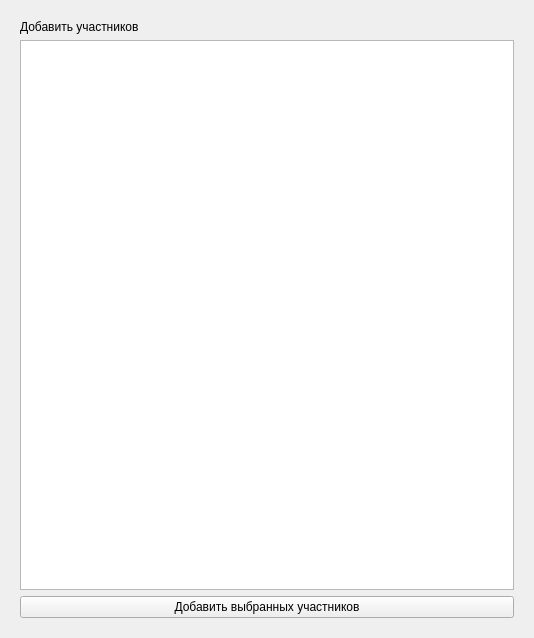
<?xml version="1.0" encoding="UTF-8"?>
<ui version="4.0">
 <class>ChatDialog</class>
 <widget class="QDialog" name="ChatDialog">
  <property name="geometry">
   <rect>
    <x>0</x>
    <y>0</y>
    <width>534</width>
    <height>638</height>
   </rect>
  </property>
  <property name="windowTitle">
   <string>Dialog</string>
  </property>
  <property name="sizeGripEnabled">
   <bool>false</bool>
  </property>
  <property name="modal">
   <bool>false</bool>
  </property>
  <layout class="QVBoxLayout" name="verticalLayout_2">
   <item>
    <widget class="QStackedWidget" name="chat_dialog_stacked_widget">
     <property name="currentIndex">
      <number>1</number>
     </property>
     <widget class="QWidget" name="chat_dialog_info_page">
      <layout class="QVBoxLayout" name="verticalLayout_3">
       <item>
        <layout class="QHBoxLayout" name="horizontalLayout">
         <item>
          <widget class="QLabel" name="chat_dialog_info_label">
           <property name="text">
            <string>Информация</string>
           </property>
          </widget>
         </item>
         <item>
          <widget class="QPushButton" name="chat_dialog_close_button">
           <property name="text">
            <string>(Закрыть)</string>
           </property>
          </widget>
         </item>
        </layout>
       </item>
       <item>
        <layout class="QHBoxLayout" name="horizontalLayout_2">
         <item>
          <widget class="ClickableLabel" name="chat_dialog_avatar">
           <property name="sizePolicy">
            <sizepolicy hsizetype="Fixed" vsizetype="Fixed">
             <horstretch>0</horstretch>
             <verstretch>0</verstretch>
            </sizepolicy>
           </property>
           <property name="minimumSize">
            <size>
             <width>100</width>
             <height>100</height>
            </size>
           </property>
           <property name="text">
            <string>Avatar</string>
           </property>
          </widget>
         </item>
         <item>
          <layout class="QVBoxLayout" name="verticalLayout">
           <item alignment="Qt::AlignVCenter">
            <widget class="QLineEdit" name="chat_dialog_name">
             <property name="sizePolicy">
              <sizepolicy hsizetype="Expanding" vsizetype="Preferred">
               <horstretch>0</horstretch>
               <verstretch>0</verstretch>
              </sizepolicy>
             </property>
             <property name="focusPolicy">
              <enum>Qt::ClickFocus</enum>
             </property>
             <property name="text">
              <string>Name</string>
             </property>
             <property name="frame">
              <bool>false</bool>
             </property>
            </widget>
           </item>
           <item alignment="Qt::AlignLeft|Qt::AlignTop">
            <widget class="QLabel" name="chat_dialog_count_members">
             <property name="text">
              <string>MemberCount</string>
             </property>
            </widget>
           </item>
          </layout>
         </item>
        </layout>
       </item>
       <item>
        <layout class="QHBoxLayout" name="horizontalLayout_3">
         <item>
          <widget class="QLabel" name="chat_dialog_members">
           <property name="text">
            <string>Участники</string>
           </property>
          </widget>
         </item>
         <item>
          <widget class="QPushButton" name="chat_dialog_add_member_button">
           <property name="text">
            <string>Добавить участника</string>
           </property>
          </widget>
         </item>
        </layout>
       </item>
       <item>
        <widget class="QListWidget" name="chat_dialog_members_list">
         <property name="selectionMode">
          <enum>QAbstractItemView::NoSelection</enum>
         </property>
        </widget>
       </item>
       <item>
        <widget class="QPushButton" name="chat_dialog_leave_button">
         <property name="text">
          <string>Выйти из беседы</string>
         </property>
        </widget>
       </item>
      </layout>
     </widget>
     <widget class="QWidget" name="chat_dialog_add_member_page">
      <layout class="QVBoxLayout" name="verticalLayout_4">
       <item>
        <layout class="QHBoxLayout" name="horizontalLayout_4">
         <item>
          <widget class="QLabel" name="chat_dialog_add_members_label">
           <property name="text">
            <string>Добавить участников</string>
           </property>
          </widget>
         </item>
        </layout>
       </item>
       <item>
        <widget class="QListWidget" name="chat_dialog_add_members_friend_list">
         <property name="selectionMode">
          <enum>QAbstractItemView::MultiSelection</enum>
         </property>
        </widget>
       </item>
       <item>
        <widget class="QPushButton" name="chat_dialog_add_members_button">
         <property name="text">
          <string>Добавить выбранных участников</string>
         </property>
        </widget>
       </item>
      </layout>
     </widget>
    </widget>
   </item>
  </layout>
 </widget>
 <customwidgets>
  <customwidget>
   <class>ClickableLabel</class>
   <extends>QLabel</extends>
   <header>ClickableLabel.h</header>
  </customwidget>
 </customwidgets>
 <resources/>
 <connections/>
</ui>
